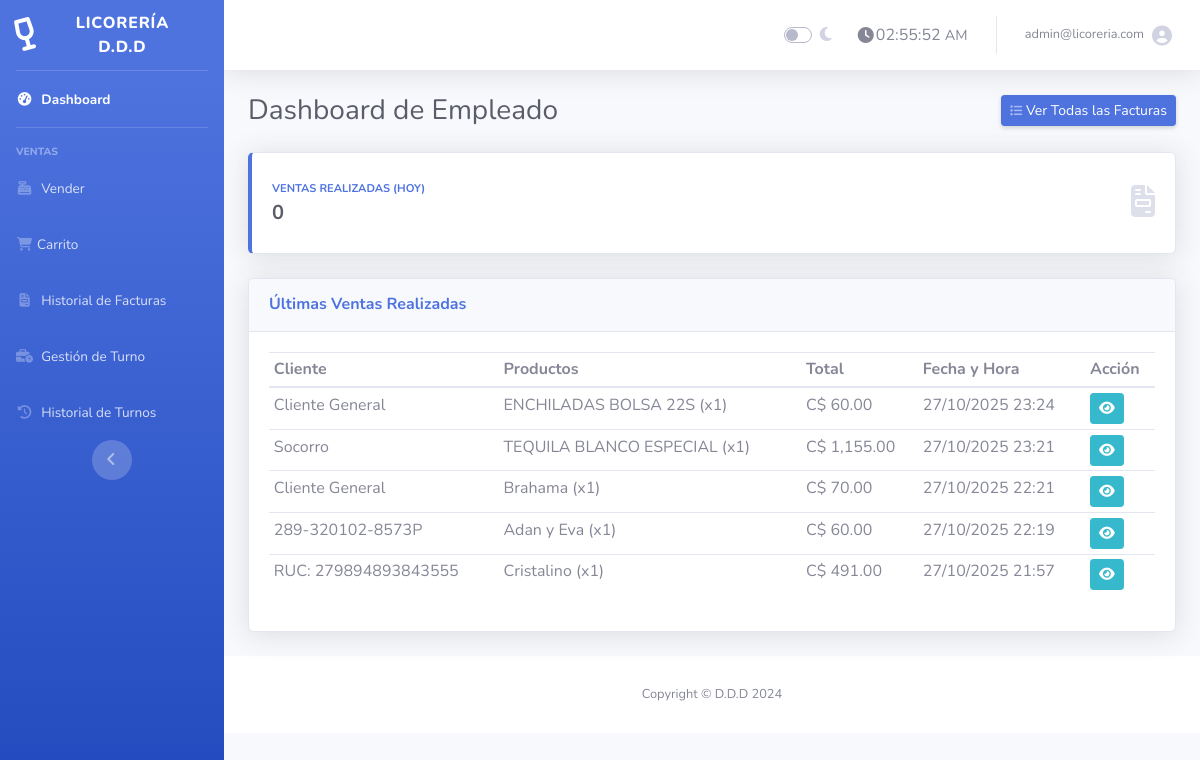
Screenshot of /empleado.php (signed in) with the database file from the repository.
### tables this page shows
CREATE TABLE `facturas` (
  `id` int(11) NOT NULL AUTO_INCREMENT,
  `usuario_id` int(11) NOT NULL,
  `turno_id` int(11) DEFAULT NULL,
  `cliente_id` int(11) DEFAULT NULL,
  `caja_sesion_id` int(11) DEFAULT NULL,
  `cliente_nombre` varchar(255) DEFAULT 'Cliente General',
  `total` decimal(10,2) NOT NULL,
  `fecha_creacion` timestamp NOT NULL DEFAULT current_timestamp(),
  PRIMARY KEY (`id`),
  KEY `usuario_id` (`usuario_id`),
  KEY `idx_caja_sesion_id` (`caja_sesion_id`),
  KEY `facturas_ibfk_turno` (`turno_id`),
  KEY `fk_factura_cliente` (`cliente_id`),
  CONSTRAINT `facturas_ibfk_1` FOREIGN KEY (`usuario_id`) REFERENCES `usuarios` (`id`) ON DELETE CASCADE,
  CONSTRAINT `facturas_ibfk_turno` FOREIGN KEY (`turno_id`) REFERENCES `turnos_caja` (`id`) ON DELETE SET NULL ON UPDATE CASCADE,
  CONSTRAINT `fk_factura_caja` FOREIGN KEY (`caja_sesion_id`) REFERENCES `caja_sesiones` (`id`) ON DELETE SET NULL,
  CONSTRAINT `fk_factura_cliente` FOREIGN KEY (`cliente_id`) REFERENCES `clientes` (`id`) ON DELETE SET NULL ON UPDATE CASCADE
);

### empleado.php (the view, shortened to what this page needs)
<?php
require 'conexion.php';
$query_ventas_hoy = $conexion->query("SELECT COUNT(id) AS total_ventas FROM facturas WHERE DATE(fecha_creacion) = CURDATE()");
$datos_ventas_hoy = $query_ventas_hoy->fetch_assoc();
$total_ventas_hoy = $datos_ventas_hoy['total_ventas'] ?? 0;
$query_ultimas_facturas = $conexion->query("
    SELECT
        f.id,
        f.cliente_nombre,
        f.total,
        f.fecha_creacion,
        GROUP_CONCAT(CONCAT(p.nombre, ' (x', fd.cantidad, ')') SEPARATOR ', ') AS productos_vendidos
    FROM facturas f
    JOIN factura_detalles fd ON f.id = fd.factura_id
    JOIN productos p ON fd.producto_id = p.id
    GROUP BY f.id
    ORDER BY f.fecha_creacion DESC
    LIMIT 5
");
include 'empleado_header.php';
?>
<div class="d-sm-flex align-items-center justify-content-between mb-4">
    <h1 class="h3 mb-0 text-gray-800">Dashboard de Empleado</h1>
    <a href="lista_facturas.php" class="d-none d-sm-inline-block btn btn-sm btn-primary shadow-sm"><i class="fas fa-list fa-sm text-white-50"></i> Ver Todas las Facturas</a>
</div>
<div class="row">
    <div class="col-12 mb-4">
        <div class="card border-left-primary shadow h-100 py-2">
            <div class="card-body">
                <div class="row no-gutters align-items-center">
                    <div class="col mr-2">
                        <div class="text-xs font-weight-bold text-primary text-uppercase mb-1">Ventas Realizadas (Hoy)</div>
                        <div class="h5 mb-0 font-weight-bold text-gray-800"><?php echo $total_ventas_hoy; ?></div>
                    </div>
                    <div class="col-auto">
                        <i class="fas fa-file-invoice fa-2x text-gray-300"></i>
                    </div>
                </div>
            </div>
        </div>
    </div>
</div>
<div class="row">
    <div class="col-lg-12 mb-4">
        <div class="card shadow">
            <div class="card-header py-3">
                <h6 class="m-0 font-weight-bold text-primary">Últimas Ventas Realizadas</h6>
            </div>
            <div class="card-body">
                <div class="table-responsive">
                    <table class="table table-sm table-hover" width="100%" cellspacing="0">
                        <thead>
                            <tr>
                                <th>Cliente</th>
                                <th>Productos</th>
                                <th>Total</th>
                                <th class="text-nowrap">Fecha y Hora</th>
                                <th>Acción</th>
                            </tr>
                        </thead>
                        <tbody>
                            <?php while ($factura = $query_ultimas_facturas->fetch_assoc()): ?>
                            <tr>
                                <td><?php echo htmlspecialchars($factura['cliente_nombre']); ?></td>
                                <td><?php echo htmlspecialchars($factura['productos_vendidos']); ?></td>
                                <td class="text-nowrap">C$ <?php echo number_format($factura['total'], 2); ?></td>
                                <td class="text-nowrap"><?php echo date('d/m/Y H:i', strtotime($factura['fecha_creacion'])); ?></td>
                                <td><a href="ver_factura.php?id=<?php echo $factura['id']; ?>" class="btn btn-sm btn-info" title="Ver Factura"><i class="fas fa-eye"></i></a></td>
                            </tr>
                            <?php endwhile; ?>
                        </tbody>
                    </table>
                </div>
            </div>
        </div>
    </div>
</div>
<?php include 'empleado_footer.php'; ?>

### rows the page displays
facturas: cliente_nombre "Cliente General", productos_vendidos "ENCHILADAS BOLSA 22S (x1)", total "60.00", fecha_creacion "27/10/2025 23:24"
facturas: cliente_nombre "Socorro", productos_vendidos "TEQUILA BLANCO ESPECIAL (x1)", total "1,155.00", fecha_creacion "27/10/2025 23:21"
facturas: cliente_nombre "Cliente General", productos_vendidos "Brahama (x1)", total "70.00", fecha_creacion "27/10/2025 22:21"
facturas: cliente_nombre "289-320102-8573P", productos_vendidos "Adan y Eva (x1)", total "60.00", fecha_creacion "27/10/2025 22:19"
facturas: cliente_nombre "RUC: 279894893843555", productos_vendidos "Cristalino (x1)", total "491.00", fecha_creacion "27/10/2025 21:57"

### other values shown
$_SESSION['usuario'] "admin@licoreria.com"
$total_ventas_hoy "0"
